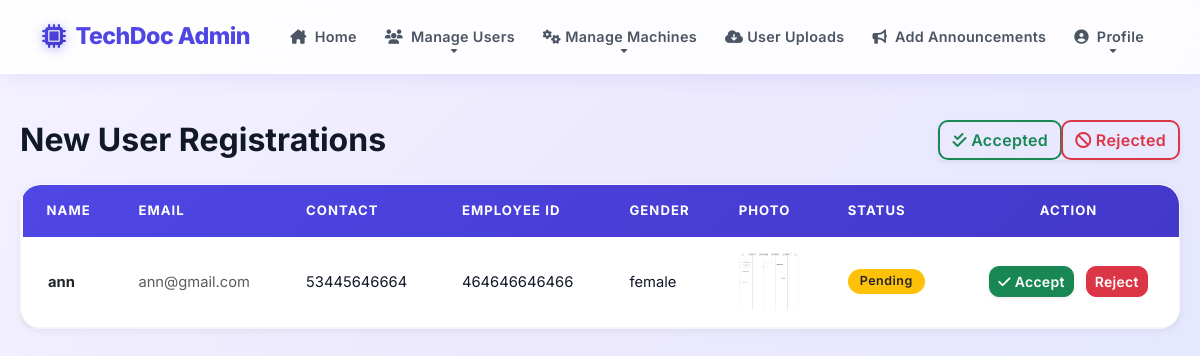
Page /wadmin/NewUsers/ on the committed database.
### guest/models.py (models this page shows)
class User(models.Model):
    name = models.CharField(max_length=50)
    contact = models.CharField(max_length=50)
    employeid = models.CharField(max_length=50)
    email = models.EmailField(unique=True, null=True)
    gender = models.CharField(max_length=50)
    photo = models.FileField(upload_to='UserPhoto/')
    password = models.CharField(max_length=50)
    status = models.CharField(max_length=20, default='pending')
    class Meta:
        db_table = 'tbl_user'

### wadmin/views.py (the view)
# urls.py: path('NewUsers/', views.newusers, name="newusers"),
def newusers(request):
    data = User.objects.filter(status='pending')
    return render(request, "admin/NewUsers.html", {'data': data})

### wadmin/Templates/admin/NewUsers.html (shortened to what this page needs)
{% include 'admin/Header.html' %}
<div class="d-flex justify-content-between align-items-center mb-4">
    <h2 class="fw-bold mb-0">New User Registrations</h2>
    <div class="btn-group shadow-sm">
        <a href="{% url 'wadmin:acceptedusers' %}" class="btn btn-outline-success">
            <i class="fa-solid fa-check-double"></i> Accepted
        </a>
        <a href="{% url 'wadmin:rejectedusers' %}" class="btn btn-outline-danger">
            <i class="fa-solid fa-ban"></i> Rejected
        </a>
    </div>
</div>
<div class="card shadow-sm border-0">
    <div class="card-body p-0 table-responsive">
        <table class="table table-custom table-hover m-0 w-100 align-middle">
            <thead>
                <tr>
                    <th class="ps-4">Name</th>
                    <th>Email</th>
                    <th>Contact</th>
                    <th>Employee ID</th>
                    <th>Gender</th>
                    <th>Photo</th>
                    <th>Status</th>
                    <th class="text-center">Action</th>
                </tr>
            </thead>
            <tbody>
                {% for i in data %}
                <tr>
                    <td class="ps-4 fw-bold text-dark">{{ i.name }}</td>
                    <td class="text-muted">{{ i.email }}</td>
                    <td>{{ i.contact }}</td>
                    <td>{{ i.employeid }}</td>
                    <td>{{ i.gender }}</td>
                    <td>
                        {% if i.photo %}
                        <img src="{{ i.photo.url }}" width="60" height="60"
                            style="object-fit:cover;border-radius:8px;">
                        {% else %}
                        <span class="text-muted">No Photo</span>
                        {% endif %}
                    </td>
                    <td>
                        <span class="badge bg-warning text-dark">
                            {{ i.status|title }}
                        </span>
                    </td>
                    <td class="text-center">
                        <a href="{% url 'wadmin:acceptuser' i.id %}"
                            class="btn btn-sm btn-success me-2 shadow-sm">
                            <i class="fa-solid fa-check"></i> Accept
                        </a>
                        <a href="{% url 'wadmin:rejectuser' i.id %}" class="btn btn-danger btn-sm">
Reject
</a>
                    </td>
                </tr>
                {% empty %}
                <tr>
                    <td colspan="8" class="text-center text-muted py-4">
                        No pending user requests found.
                    </td>
                </tr>
                {% endfor %}
            </tbody>
        </table>
    </div>
</div>
</div>
</body>
</html>

### wadmin/Templates/admin/Header.html (style rules this page uses)
:root { --primary: #4f46e5; --primary-dark: #4338ca; --primary-deeper: #3730a3; --accent: #10b981; --danger: #ef4444; --warning: #f59e0b; --info: #06b6d4; --bg-page: linear-gradient(135deg, #f5f3ff 0%, #ede9fe 40%, #e0e7ff 100%); --text-main: #111827; --text-muted: #6b7280; --border-light: #e5e7eb; --shadow-sm: 0 2px 8px rgba(0, 0, 0, 0.06); --shadow-md: 0 8px 24px rgba(79, 70, 229, 0.14); --shadow-lg: 0 20px 40px rgba(79, 70, 229, 0.2); --radius: 12px; --radius-lg: 20px; }
body { font-family: 'Inter', sans-serif; background: var(--bg-page); min-height: 100vh; color: var(--text-main); overflow-x: hidden; padding-top: 80px; }
.table-custom { background: white; border-radius: var(--radius-lg); overflow: hidden; box-shadow: var(--shadow-sm); }
.table-custom thead tr { background: linear-gradient(135deg, var(--primary) 0%, var(--primary-dark) 100%) !important; }
.table-custom thead th { color: white !important; background: transparent !important; font-weight: 700; font-size: 0.82rem; letter-spacing: 0.08em; text-transform: uppercase; padding: 16px 18px; border: none !important; white-space: nowrap; }
.table-custom tbody tr { transition: all 0.25s ease; border-left: 3px solid transparent; animation: rowSlide 0.4s ease both; }
.table-custom td { padding: 15px 18px; vertical-align: middle; border-color: #f3f4f6; font-size: 0.92rem; color: var(--text-main); }
.table-custom tbody tr:nth-child(1) { animation-delay: 0.05s; }
.btn { font-weight: 600; letter-spacing: 0.02em; border-radius: 10px !important; transition: all 0.28s cubic-bezier(0.4, 0, 0.2, 1); position: relative; overflow: hidden; }
.btn::after { content: ''; position: absolute; top: 50%; left: 50%; width: 0; height: 0; background: rgba(255, 255, 255, 0.25); border-radius: 50%; transform: translate(-50%, -50%); transition: width 0.5s ease, height 0.5s ease, opacity 0.5s ease; opacity: 0; }
.btn i { transition: transform 0.25s ease; }
.btn-outline-danger { border-width: 2px; }
.btn-outline-success { border-width: 2px; }
.card { border-radius: var(--radius-lg) !important; border: 1px solid rgba(79, 70, 229, 0.06) !important; box-shadow: var(--shadow-sm) !important; transition: box-shadow 0.3s ease, transform 0.3s ease; }
.badge { font-weight: 600; letter-spacing: 0.04em; padding: 6px 12px; border-radius: 20px; font-size: 0.78rem; }

### rows in the picture
User: name "ann", email "ann@gmail.com", contact "53445646664", employeid "464646646466", gender "female", photo (placeholder picture), status "Pending"
